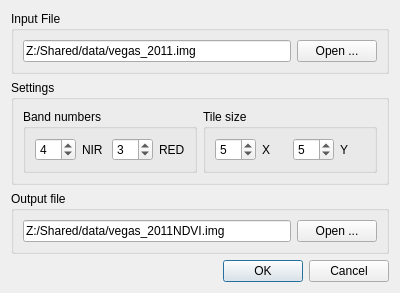
<?xml version="1.0" encoding="UTF-8"?>
<ui version="4.0">
 <class>NDVIcalculatorDialogBase</class>
 <widget class="QDialog" name="NDVIcalculatorDialogBase">
  <property name="geometry">
   <rect>
    <x>0</x>
    <y>0</y>
    <width>400</width>
    <height>259</height>
   </rect>
  </property>
  <property name="windowTitle">
   <string>NDVI calculator</string>
  </property>
  <layout class="QVBoxLayout" name="verticalLayout">
   <item>
    <widget class="QGroupBox" name="groupBox_5">
     <property name="title">
      <string>Input File</string>
     </property>
     <layout class="QHBoxLayout" name="horizontalLayout_7">
      <item>
       <widget class="QLineEdit" name="lineEdit_input">
        <property name="text">
         <string>Z:/Shared/data/vegas_2011.img</string>
        </property>
       </widget>
      </item>
      <item>
       <widget class="QPushButton" name="button_input">
        <property name="text">
         <string>Open ...</string>
        </property>
       </widget>
      </item>
     </layout>
    </widget>
   </item>
   <item>
    <widget class="QGroupBox" name="groupBox_4">
     <property name="title">
      <string>Settings</string>
     </property>
     <layout class="QHBoxLayout" name="horizontalLayout_3">
      <item>
       <widget class="QGroupBox" name="groupBox_3">
        <property name="title">
         <string>Band numbers</string>
        </property>
        <layout class="QHBoxLayout" name="horizontalLayout_2">
         <item>
          <layout class="QHBoxLayout" name="horizontalLayout">
           <item>
            <widget class="QSpinBox" name="spinBox_nir">
             <property name="specialValueText">
              <string>4</string>
             </property>
             <property name="minimum">
              <number>1</number>
             </property>
             <property name="value">
              <number>4</number>
             </property>
            </widget>
           </item>
           <item>
            <widget class="QLabel" name="label_nir">
             <property name="text">
              <string>NIR</string>
             </property>
            </widget>
           </item>
           <item>
            <widget class="QSpinBox" name="spinBox_red">
             <property name="specialValueText">
              <string>3</string>
             </property>
             <property name="minimum">
              <number>1</number>
             </property>
             <property name="value">
              <number>3</number>
             </property>
            </widget>
           </item>
           <item>
            <widget class="QLabel" name="label_red">
             <property name="text">
              <string>RED</string>
             </property>
            </widget>
           </item>
          </layout>
         </item>
        </layout>
       </widget>
      </item>
      <item>
       <widget class="QGroupBox" name="groupBox_6">
        <property name="title">
         <string>Tile size</string>
        </property>
        <layout class="QHBoxLayout" name="horizontalLayout_4">
         <item>
          <layout class="QHBoxLayout" name="horizontalLayout_5">
           <item>
            <widget class="QSpinBox" name="spinBox_x">
             <property name="specialValueText">
              <string>5</string>
             </property>
             <property name="minimum">
              <number>1</number>
             </property>
             <property name="value">
              <number>5</number>
             </property>
            </widget>
           </item>
           <item>
            <widget class="QLabel" name="label_x">
             <property name="text">
              <string>X</string>
             </property>
            </widget>
           </item>
           <item>
            <widget class="QSpinBox" name="spinBox_y">
             <property name="specialValueText">
              <string>5</string>
             </property>
             <property name="value">
              <number>5</number>
             </property>
            </widget>
           </item>
           <item>
            <widget class="QLabel" name="label_y">
             <property name="text">
              <string>Y</string>
             </property>
            </widget>
           </item>
          </layout>
         </item>
        </layout>
       </widget>
      </item>
     </layout>
    </widget>
   </item>
   <item>
    <widget class="QGroupBox" name="groupBox_2">
     <property name="title">
      <string>Output file</string>
     </property>
     <layout class="QHBoxLayout" name="horizontalLayout_6">
      <item>
       <widget class="QLineEdit" name="lineEdit_output">
        <property name="text">
         <string>Z:/Shared/data/vegas_2011NDVI.img</string>
        </property>
       </widget>
      </item>
      <item>
       <widget class="QPushButton" name="pushButton_output">
        <property name="text">
         <string>Open ...</string>
        </property>
       </widget>
      </item>
     </layout>
    </widget>
   </item>
   <item>
    <widget class="QDialogButtonBox" name="button_box">
     <property name="orientation">
      <enum>Qt::Horizontal</enum>
     </property>
     <property name="standardButtons">
      <set>QDialogButtonBox::Cancel|QDialogButtonBox::Ok</set>
     </property>
    </widget>
   </item>
  </layout>
 </widget>
 <resources/>
 <connections>
  <connection>
   <sender>button_box</sender>
   <signal>accepted()</signal>
   <receiver>NDVIcalculatorDialogBase</receiver>
   <slot>accept()</slot>
   <hints>
    <hint type="sourcelabel">
     <x>20</x>
     <y>20</y>
    </hint>
    <hint type="destinationlabel">
     <x>20</x>
     <y>20</y>
    </hint>
   </hints>
  </connection>
  <connection>
   <sender>button_box</sender>
   <signal>rejected()</signal>
   <receiver>NDVIcalculatorDialogBase</receiver>
   <slot>reject()</slot>
   <hints>
    <hint type="sourcelabel">
     <x>20</x>
     <y>20</y>
    </hint>
    <hint type="destinationlabel">
     <x>20</x>
     <y>20</y>
    </hint>
   </hints>
  </connection>
 </connections>
</ui>
